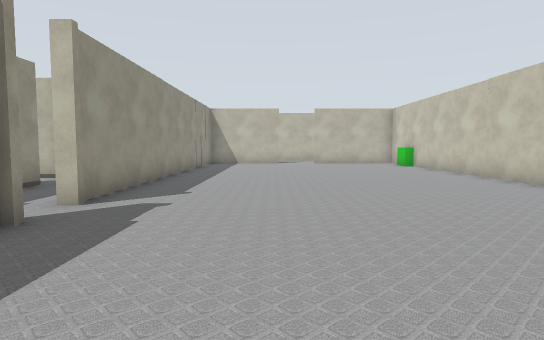
view 1 (above)

24 first-person views from a walk through a Gazebo world. The camera is 0.94 m above the floor, tilts 4° down and sees 75° across. Floor lines are 1 m apart. The floor is counted in squares, 1 m on a side. Each view is taken from the middle of a square. On the plan, view 1 faces up. The plan holds only what a view shows up to about 12 squares ahead; the rest is blank. The place goes on beyond the plan.

view 2
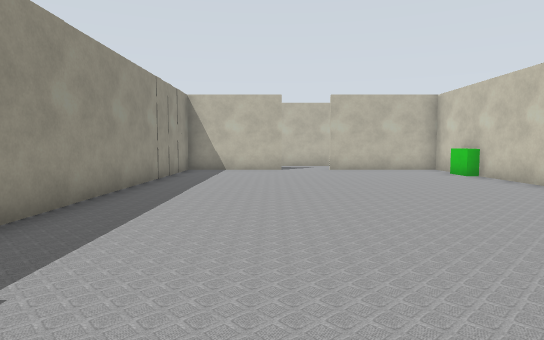

view 3
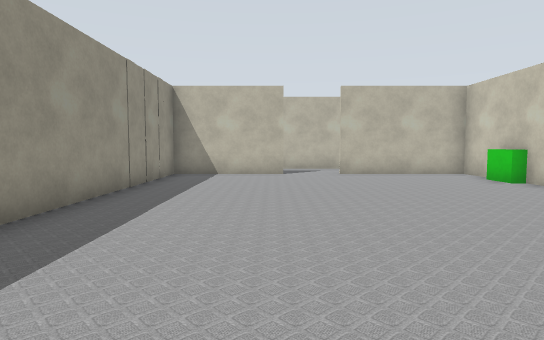

view 4
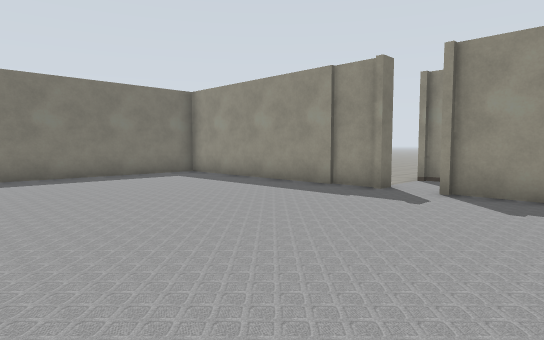

view 5
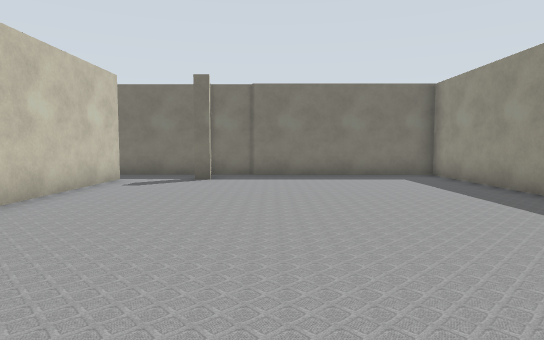

view 6
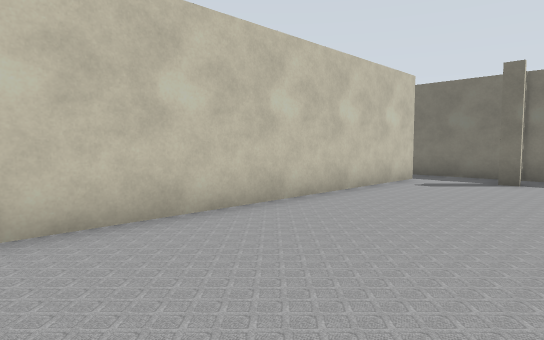

view 7
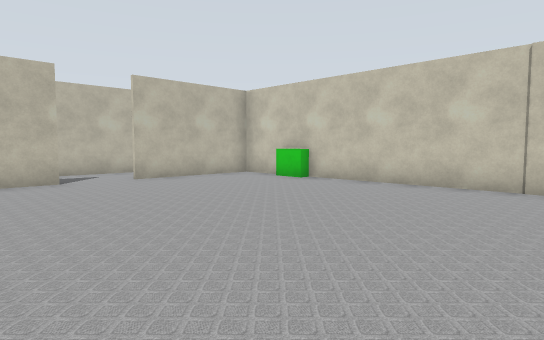

view 8
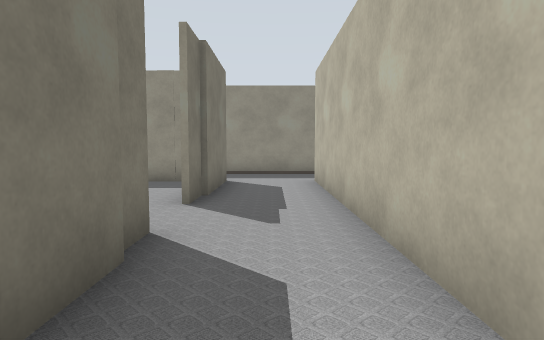

view 9
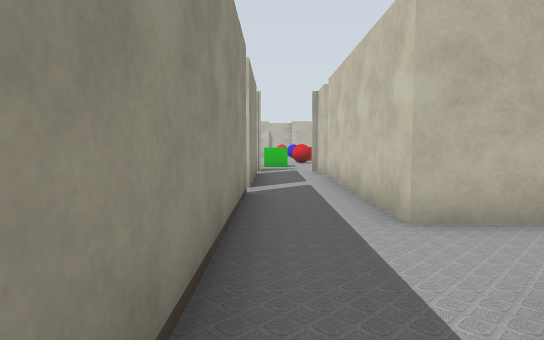

view 10
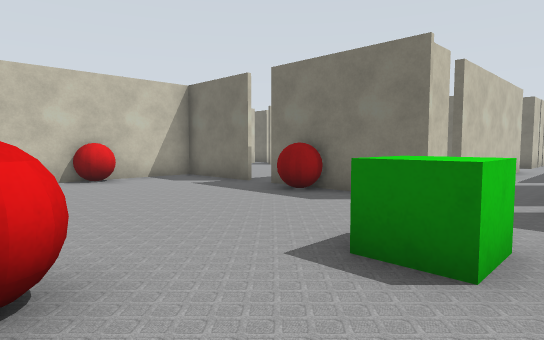

view 11
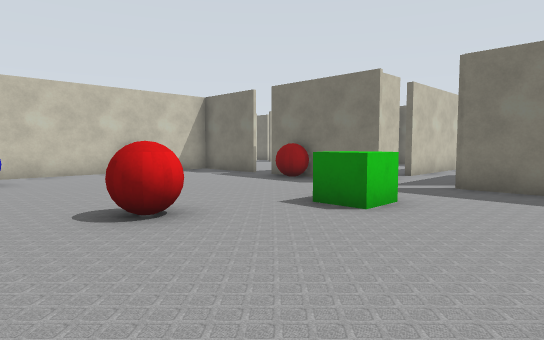

view 12
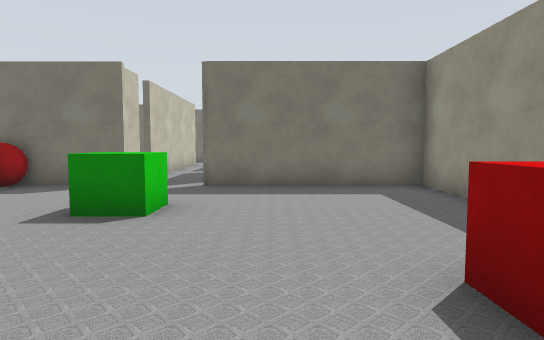

view 13
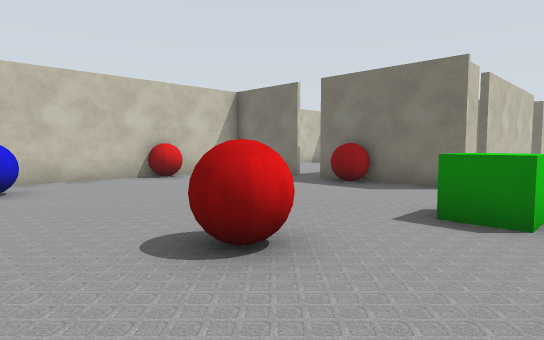

view 14
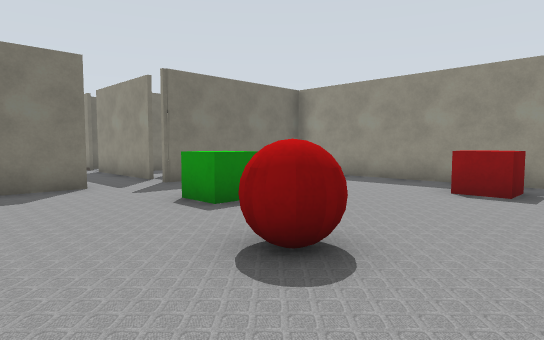

view 15
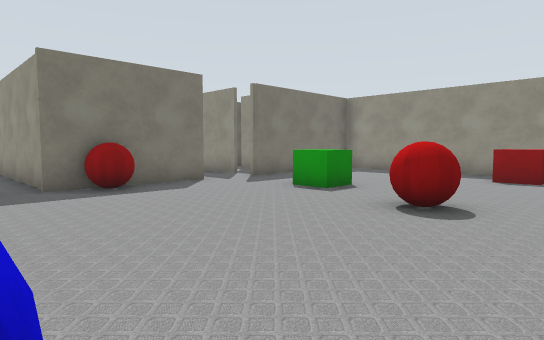

view 16
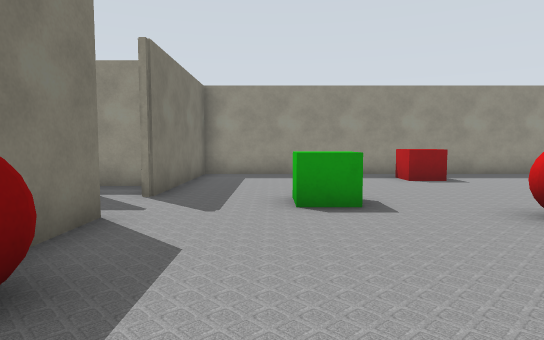

view 17
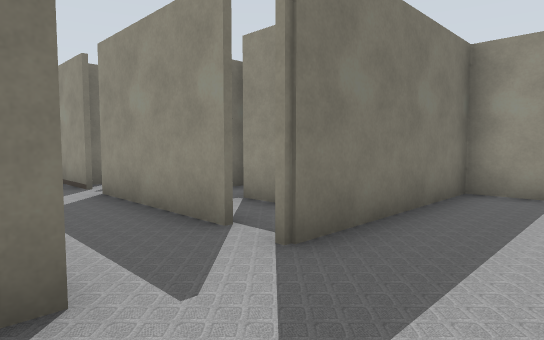

view 18
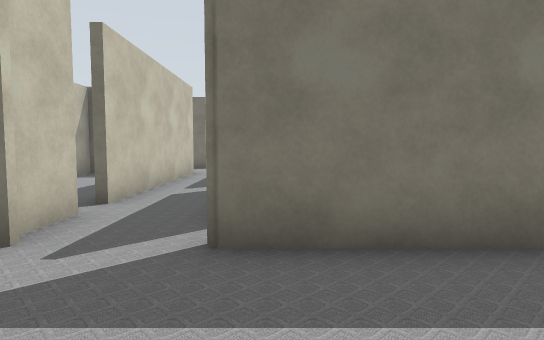

view 19
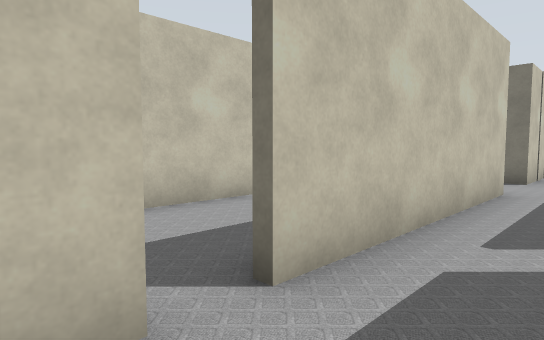

view 20
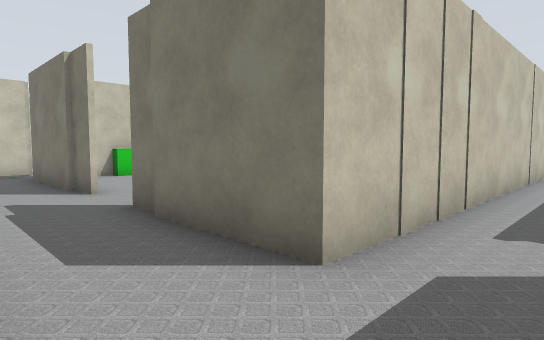

view 21
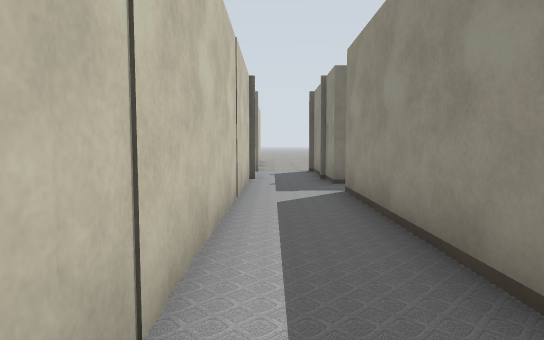

view 22
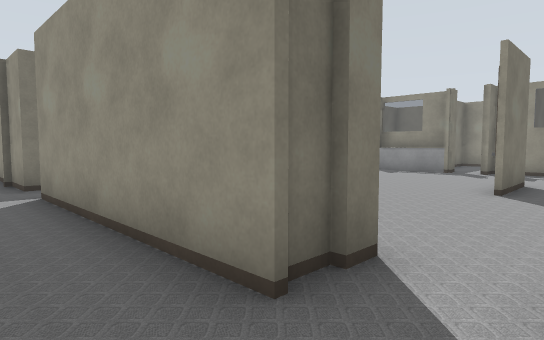

view 23
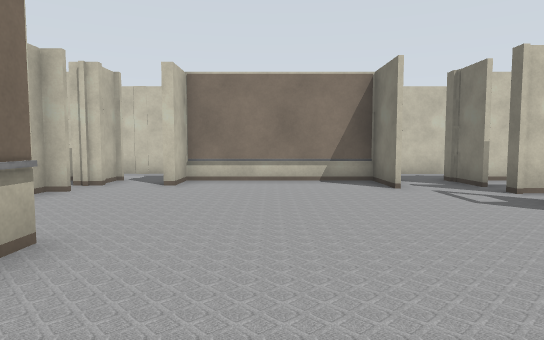

view 24
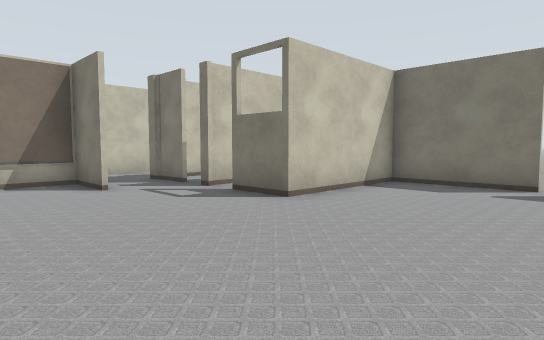

### Floor plan
Ten units are one square. View 1 is at (0, 0); x grows to the right and y downward. Boxes are objects, and circles mark ways between rooms. Rooms are numbered by the first view taken in them; rooms with no view inside come last. Other rooms are left out.
<svg viewBox="-178 -390 253 426">
<path fill="none" stroke="#000" d="M-36 -43 -32 -43 -32 31 69 31M36 17 41 17M62 -166 62 -186 21 -186M4 -186 -32 -186 -32 -55M62 19 62 -156M-34 -281 -34 -294M-55 -288 -55 -248M-36 -298 2 -298M-71 -291 -71 -271M-55 -240 -55 -176M11 -298 40 -298 40 -325M40 -335 40 -368M-55 -171 -67 -171M46 -211 -34 -211 -34 -274M21 -188 65 -188M-105 -385 -105 -298 -54 -298M-68 -154 -55 -154 -55 -98M-61 -102 -68 -102M-71 -83 -55 -83 -55 -40M-34 -71 -34 -188 4 -188M-116 -152 -122 -152M-138 -154 -116 -154M-74 -103 -56 -103 -56 -152 -68 -152M-173 -154 -173 -139M-79 -171 -79 -176 -82 -176M-139 -43 -107 -43 -107 -83 -90 -83M0 -244 0 -268M0 -212 0 -221"/>
<rect x="-95" y="-365" width="10" height="10" fill="#bbb"><title>red box</title></rect>
<rect x="-55" y="-335" width="10" height="10" fill="#bbb"><title>green box</title></rect>
<rect x="-45" y="-365" width="20" height="10" fill="#bbb"><title>red ball</title></rect>
<rect x="-15" y="-305" width="10" height="10" fill="#bbb"><title>red ball</title></rect>
<rect x="15" y="-375" width="20" height="10" fill="#bbb"><title>blue ball</title></rect>
<circle cx="-30" cy="-50" r="3" fill="#2a7"/>
<circle cx="15" cy="-190" r="3" fill="#2a7"/>
<circle cx="-60" cy="-160" r="3" fill="#2a7"/>
<circle cx="-65" cy="-90" r="3" fill="#2a7"/>
<circle cx="-30" cy="-280" r="3" fill="#2a7"/>
<text x="10" y="-80">1</text>
<text x="-40" y="-280">2</text>
<text x="-120" y="-120">3</text>
<text x="-20" y="-250">4</text>
</svg>
Room 1 opens to room 2. Room 2 opens to room 3. Room 2 opens to room 4.

Where each view was taken, in squares from view 1:
view 1: 0 up, 0 right, facing up
view 2: 5 up, 0 right, facing up
view 3: 7 up, 0 right, facing up
view 4: 8 up, 4 right, facing down-left
view 5: 8 up, 2 right, facing down
view 6: 8 up, 2 right, facing down-right
view 7: 9 up, 2 left, facing up-right
view 8: 20 up, 6 right, facing left
view 9: 17 up, 5 left, facing up
view 10: 36 up, 6 left, facing down-right
view 11: 38 up, 8 left, facing down-right
view 12: 38 up, 7 left, facing down
view 13: 38 up, 6 left, facing down-right
view 14: 38 up, 1 left, facing down-left
view 15: 38 up, 2 right, facing down-left
view 16: 32 up, 1 right, facing left
view 17: 32 up, 3 left, facing down-left
view 18: 33 up, 6 left, facing down
view 19: 29 up, 5 left, facing down-right
view 20: 21 up, 5 left, facing down-right
view 21: 17 up, 4 left, facing down
view 22: 17 up, 4 left, facing down-left
view 23: 13 up, 15 left, facing right
view 24: 13 up, 15 left, facing down-right
